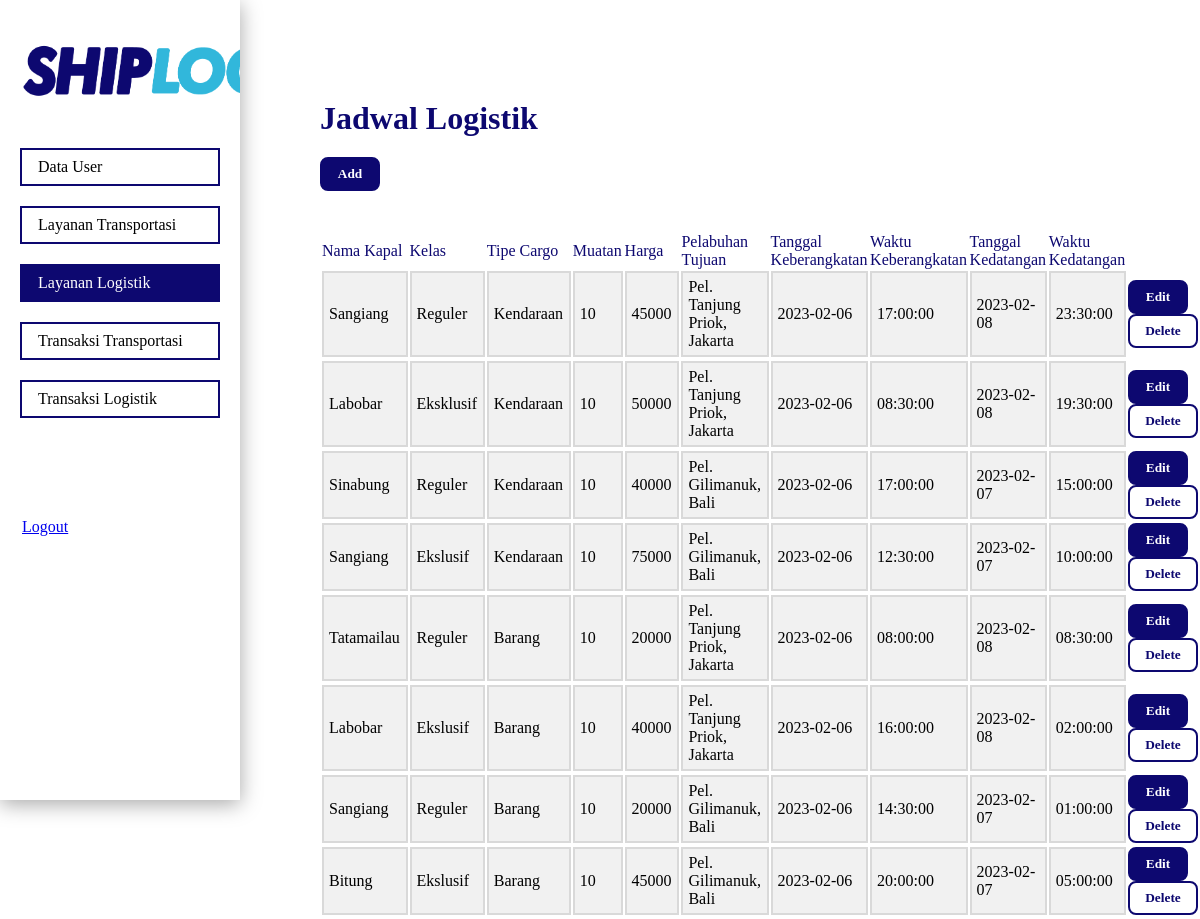
Screenshot of /admin/logistik.php with the database file from the repository.
### tables this page shows
CREATE TABLE `tiket_kapallogistik` (
  `id_schedule` int(11) NOT NULL,
  `name_ship` varchar(100) NOT NULL,
  `class` varchar(100) NOT NULL,
  `type` varchar(100) NOT NULL,
  `quantity` int(11) NOT NULL,
  `price` float NOT NULL,
  `route` varchar(100) NOT NULL,
  `date_dep` date NOT NULL,
  `time_dep` time NOT NULL,
  `date_dest` date NOT NULL,
  `time_dest` time NOT NULL
);

### admin/logistik.php (the view, shortened to what this page needs)
<?php
$result = mysqli_query($koneksi, "SELECT * FROM tiket_kapallogistik ORDER BY id_schedule ASC");
?>
<!DOCTYPE html>
<html lang="en">
<head>
    <link rel="stylesheet" href="assets/logistik.css">
</head>
<body>
    <div class="container">
        <ul>
            <li><img src="assets/shiplog.png" alt="logo-shiplog"></li>
            <li><a href="dashboard.php" class="list">Data User</a></li>
            <li><a href="transportasi.php" class="list">Layanan Transportasi</a></li>
            <li><a href="#" class="active">Layanan Logistik</a></li>
            <li><a href="transaksi_transportasi.php" class="list">Transaksi Transportasi</a></li>
            <li><a href="transaksi_logistik.php" class="list">Transaksi Logistik</a></li>
            <a href="index.php" class="logout">Logout</a>
        </ul>
        <div class="right-box">
            <h1>Jadwal Logistik</h1>
            <button class="primary"><a href="add_logistik.php">Add</a></button>
            <table  style='width:110%;'>
                <tr>
                    <td>
                        <label for="name_ship">Nama Kapal</label><br>
                    </td>
                    <td>
                        <label for="class">Kelas</label><br>
                    </td>
                    <td>
                        <label for="type">Tipe Cargo</label><br>
                    </td>
                    <td>
                        <label for="quantity">Muatan</label><br>
                    </td>
                    <td>
                        <label for="price">Harga</label><br>
                    </td>
                    <td>
                        <label for="route">Pelabuhan Tujuan</label><br>
                    </td>
                    <td>
                        <label for="date_dep">Tanggal Keberangkatan</label><br>
                    </td>
                    <td>
                        <label for="time_dep">Waktu Keberangkatan</label><br>
                    </td>
                    <td>
                        <label for="date_dest">Tanggal Kedatangan</label><br>
                    </td>
                    <td>
                        <label for="time_dest">Waktu Kedatangan</label><br>
                    </td>
                    <?php
                    while ($logistik_data = mysqli_fetch_array($result)) {
                        echo "<tr>";
                        echo "<td class='input-box'>" . $logistik_data['name_ship'] . "</td>";
                        echo "<td class='input-box' >" . $logistik_data['class'] . "</td>";
                        echo "<td class='input-box' >" . $logistik_data['type'] . "</td>";
                        echo "<td class='input-box' >" . $logistik_data['quantity'] . "</td>";
                        echo "<td class='input-box' >" . $logistik_data['price'] . "</td>";
                        echo "<td class='input-box' >" . $logistik_data['route'] . "</td>";
                        echo "<td class='input-box' >" . $logistik_data['date_dep'] . "</td>";
                        echo "<td class='input-box' >" . $logistik_data['time_dep'] . "</td>";
                        echo "<td class='input-box' >" . $logistik_data['date_dest'] . "</td>";
                        echo "<td class='input-box' >" . $logistik_data['time_dest'] . "</td>";
                        echo "<td> <button class='primary'><a href='edit_logistik.php?id_logistik=$logistik_data[id_schedule]'>Edit</a></button>
                        <button class='secondary'><a href='delete_logistik.php?id_logistik=".$logistik_data['id_schedule']."'>Delete</a></button>";
                        echo "<tr>";
                    }
                    ?>
            </table>
        </div>
    </div>
</body>
</html>

### admin/assets/logistik.css (style rules this page uses)
* { padding: 0; margin: 0; box-sizing: border-box; font-family: 'Poppins'; }
.container { height: 100vh; width: 100%; display: flex; flex-direction: row; }
ul { list-style-type: none; margin: 0; padding: 0; width: 20%; background-color: #ffffff; box-shadow: 0 4px 20px 0px rgba(0, 0, 0, .35); display: block; height: 100%; overflow: auto; }
li { margin: 20px; }
li a { display: block; color: #000; padding: 8px 16px; text-decoration: none; }
li img { width: 350px; display: flex; margin: 0 auto; margin-top: 40px; margin-bottom: 40px; }
li a.active { background-color: #0D0870; border: 2px solid #0D0870; color: white; }
.list { border: 2px solid #0D0870; }
.right-box { height: 100vh; width: 80%; padding: 80px; padding-top: 100px; }
.right-box h1 { color: #0D0870; margin-bottom: 20px; }
.right-box .primary { background-color: #0D0870; border: 2px solid #0D0870; border-radius: 8px; padding: 7px; width: 60px; }
.right-box .primary a { color: white; text-decoration: none; font-weight: 600; }
table { width: 100%; margin-top: 40px; }
.secondary { background-color: #ffffff; border: 2px solid #0D0870; padding: 7px; width: 70px; border-radius: 8px; }
.secondary a { text-decoration: none; color: #0D0870; font-weight: 600; }
label { font-weight: 400; color: #0D0870; }
.input-box { padding: 5px; width: 250px; background: #F1F1F1; border: 2px solid #D9D9D9; }
.logout { display: flex; margin-top: 100px; margin-left: 22px; }

### rows the page displays
tiket_kapallogistik: name_ship "Sangiang", class "Reguler", type "Kendaraan", quantity "10", price "45000", route "Pel. Tanjung Priok, Jakarta", date_dep "2023-02-06", time_dep "17:00:00", date_dest "2023-02-08", time_dest "23:30:00"
tiket_kapallogistik: name_ship "Labobar", class "Eksklusif", type "Kendaraan", quantity "10", price "50000", route "Pel. Tanjung Priok, Jakarta", date_dep "2023-02-06", time_dep "08:30:00", date_dest "2023-02-08", time_dest "19:30:00"
tiket_kapallogistik: name_ship "Sinabung", class "Reguler", type "Kendaraan", quantity "10", price "40000", route "Pel. Gilimanuk, Bali", date_dep "2023-02-06", time_dep "17:00:00", date_dest "2023-02-07", time_dest "15:00:00"
tiket_kapallogistik: name_ship "Sangiang", class "Ekslusif", type "Kendaraan", quantity "10", price "75000", route "Pel. Gilimanuk, Bali", date_dep "2023-02-06", time_dep "12:30:00", date_dest "2023-02-07", time_dest "10:00:00"
tiket_kapallogistik: name_ship "Tatamailau", class "Reguler", type "Barang", quantity "10", price "20000", route "Pel. Tanjung Priok, Jakarta", date_dep "2023-02-06", time_dep "08:00:00", date_dest "2023-02-08", time_dest "08:30:00"
tiket_kapallogistik: name_ship "Labobar", class "Ekslusif", type "Barang", quantity "10", price "40000", route "Pel. Tanjung Priok, Jakarta", date_dep "2023-02-06", time_dep "16:00:00", date_dest "2023-02-08", time_dest "02:00:00"
tiket_kapallogistik: name_ship "Sangiang", class "Reguler", type "Barang", quantity "10", price "20000", route "Pel. Gilimanuk, Bali", date_dep "2023-02-06", time_dep "14:30:00", date_dest "2023-02-07", time_dest "01:00:00"
tiket_kapallogistik: name_ship "Bitung", class "Ekslusif", type "Barang", quantity "10", price "45000", route "Pel. Gilimanuk, Bali", date_dep "2023-02-06", time_dep "20:00:00", date_dest "2023-02-07", time_dest "05:00:00"
